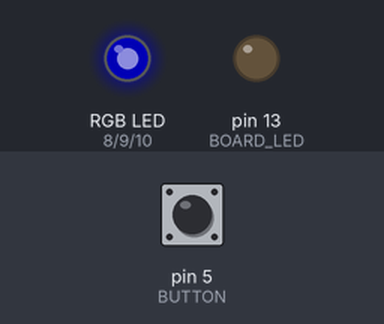
A sketch run on a simulated Arduino Uno, built with avr-gcc and run on an emulated ATmega328P. Shown: an RGB LED mixed from three pins (HIGH = lit), output pins drawn as LEDs (lit = HIGH). The test bench sets the inputs (shaded band); at power-on: pin 5 (BUTTON) HIGH. Dim RGB values are drawn brighter than linear; what the sketch prints to the serial monitor is not drawn.

Above: at 1.8 s.
1.9 s: pin 5 (BUTTON) pulled LOW for 0.15 s
At 1.97 s:
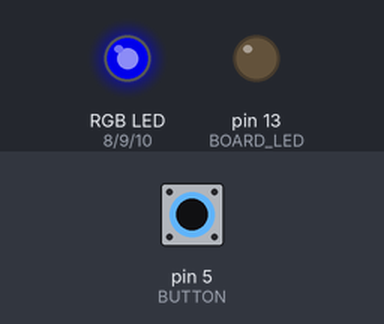
3.5 s: pin 5 (BUTTON) pulled LOW for 3.2 s
At 7.4 s:
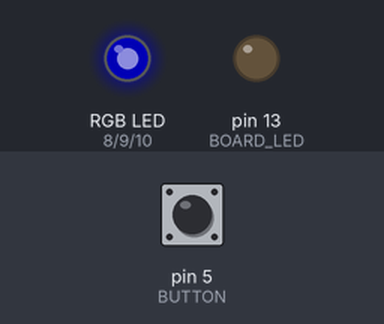
Timing chart, 0 to 8.9 s (numbered marks = the images above; inputs shaded):
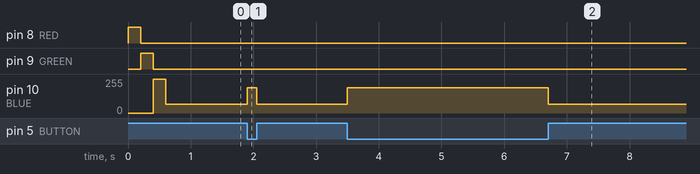

Measured:
- after the input at 1.9 s, pin 10 (BLUE): 64/255 → 191/255 at once, → 64/255 0.15 s later
- after the input at 3.5 s, pin 10 (BLUE): 64/255 → 191/255 at once, → 64/255 3.2 s later

The sketch:

lab03_PWM.ino
```cpp
/*
 * CSCE236 Embedded Systems Spring
 * Carrick Detweiler
 */

#include <avr/io.h>

// Pin 13 has an LED connected on most Arduino boards:
#define BOARD_LED 13
#define RED 8
#define GREEN 9
#define BLUE 10

#define BUTTON 5

/**
 * Init all of the LEDs and test them
 **/
void LEDInit(){
  Serial.begin(9600);
  pinMode(BOARD_LED, OUTPUT);
  pinMode(RED, OUTPUT);
  pinMode(GREEN, OUTPUT);
  pinMode(BLUE, OUTPUT);

   //Turn all off
  digitalWrite(RED,LOW);
  digitalWrite(GREEN,LOW);
  digitalWrite(BLUE,LOW);

  //Test LEDs
  Serial.print("Testing LEDs...");
  digitalWrite(RED,HIGH);
  delay(200);
  digitalWrite(RED,LOW);
  digitalWrite(GREEN,HIGH);
  delay(200);
  digitalWrite(GREEN,LOW);
  digitalWrite(BLUE,HIGH);
  delay(200);
  digitalWrite(BLUE,LOW);
  Serial.println("done.");
  }

void setup() {
  Serial.begin(9600);
  Serial.println("Starting up.");
  LEDInit();
  pinMode(BUTTON, INPUT);
  //Enable pullup
  digitalWrite(BUTTON, HIGH);

  //Now init the PWM
  //Fast PWM with ICR1 as top
  TCCR1A = (1 << WGM12) | (1 << WGM11);
  TCCR1B = (1 << WGM13);
  TCCR1C = 0;

  //NOTE: In the following code make sure you do NOT overwrite
  //      the existing config of TCCR1A/B/C

  //configure OC1B cleared on compare match and set on bottom
  TCCR1A |= (1 << COM1B1);

  //Set clock speed to clk/8 = 2MHz
  TCCR1B |= (1 << CS11);

  //Set top to get approx 1KHz
  ICR1 = 2000;
  OCR1B = 2000;

  //Set to full strength
  Serial.println("Finished setup");
}


void loop() {
  //Button Pressed
  if(digitalRead(BUTTON) == LOW){
     OCR1B = 1500;
  }else{
      OCR1B = 500;
  }
}
```
